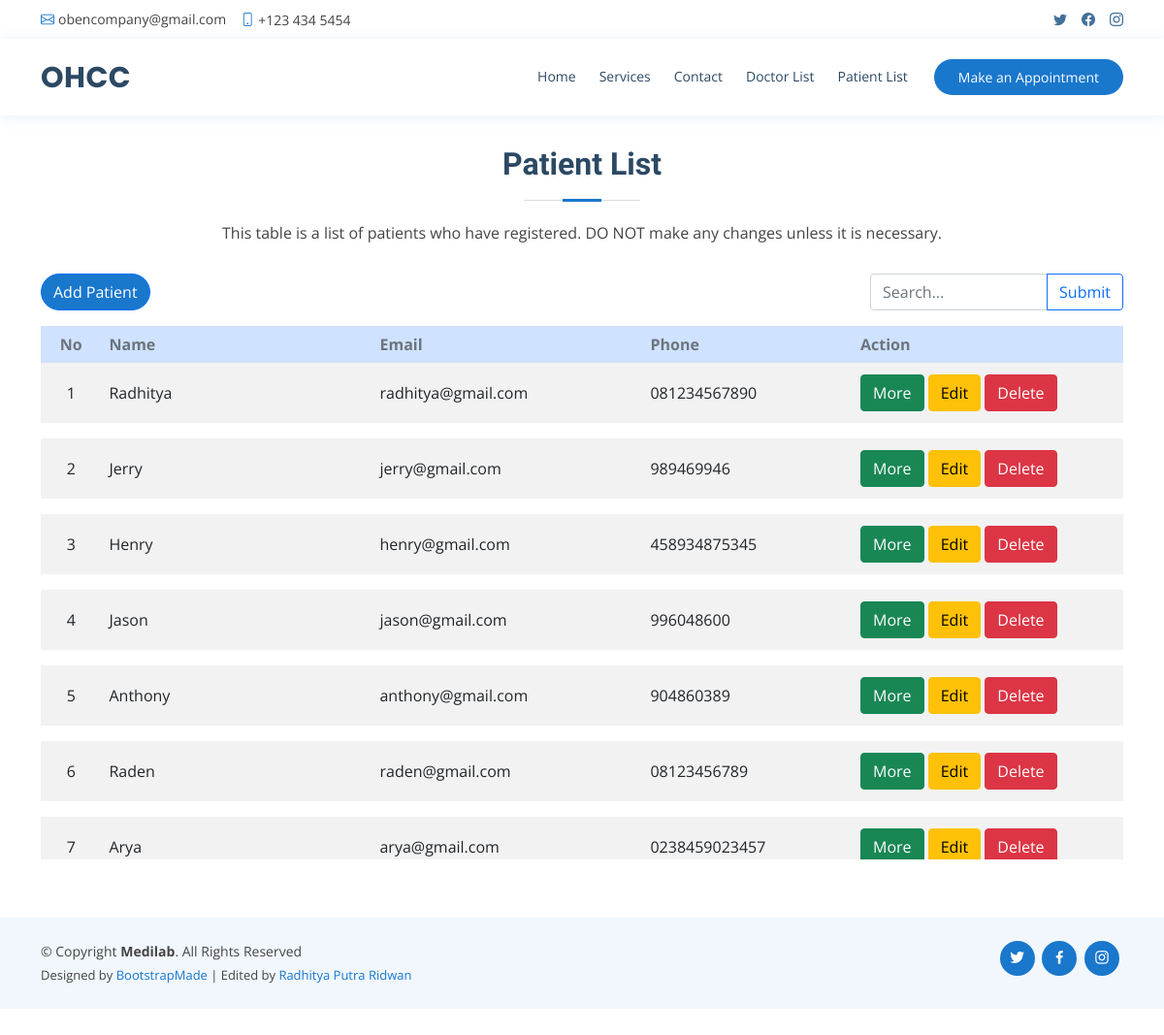
/php/patientlist.php, run on the app's committed database.
### tables this page shows
CREATE TABLE `pasien` (
  `id_pasien` int(11) NOT NULL,
  `nama_pasien` varchar(100) NOT NULL,
  `email_pasien` varchar(100) NOT NULL,
  `password` varchar(255) NOT NULL,
  `telepon_pasien` char(13) NOT NULL,
  `foto_pasien` varchar(255) NOT NULL
);

### db/functions.php (called while the page is built, shortened)
<?php
    function connect() {
        $connect = mysqli_connect('localhost', 'root', '', 'tubes_213040048') or die('FAILED TO CONNECT!!');
        return $connect;
    }
    function query($sql) {
        $connect = connect();
        $result = mysqli_query($connect, $sql) or die(mysqli_error($connect));
        $rows = [];
        while($row = mysqli_fetch_assoc($result)) {
            $rows[] = $row;
        }
        return $rows;
    }

### php/patientlist.php (the view, shortened to what this page needs)
<?php
require '../db/functions.php';
$patient = query("SELECT * FROM pasien");
$no = 1;
?>
<head>
  <link href="../assets/vendor/fontawesome-free/css/all.min.css" rel="stylesheet">
  <link href="../assets/vendor/animate.css/animate.min.css" rel="stylesheet">
  <link href="../assets/vendor/bootstrap/css/bootstrap.min.css" rel="stylesheet">
  <link href="../assets/vendor/bootstrap-icons/bootstrap-icons.css" rel="stylesheet">
  <link href="../assets/vendor/boxicons/css/boxicons.min.css" rel="stylesheet">
  <link href="../assets/vendor/glightbox/css/glightbox.min.css" rel="stylesheet">
  <link href="../assets/vendor/remixicon/remixicon.css" rel="stylesheet">
  <link href="../assets/vendor/swiper/swiper-bundle.min.css" rel="stylesheet">
  <link href="../assets/css/style.css" rel="stylesheet">
</head>
<body>
  <?php
    include_once '../separate/topbar.php';
    include_once '../separate/header.php';
  ?>
  <section id="patient" class="patient">
      <div class="container">
        <div class="section-title">
          <h2>Patient List</h2>
          <p>This table is a list of patients who have registered. DO NOT make any changes unless it is necessary.</p>
        </div>
        <div class="row">
          <div class="col">
            <button class="btn btn-primary rounded-pill" data-bs-toggle="modal" data-bs-target="#addModal">Add Patient</button>
          </div>
          <div class="col-3">
            <form action="" method="POST">
              <div class="input-group mb-3">
                <input type="text" class="form-control" placeholder="Search..." aria-label="Search..." aria-describedby="button-search" name="keyword" id="keyword">
                <button class="btn btn-outline-primary" type="submit" id="button-search" name="submit">Submit</button>
              </div>
            </form>
          </div>
        </div>
        <div class="row">
          <div class="table-responsive-sm table-patient" id="table-ajax">
            <table class="table table-striped table-borderless">
              <thead class="table-primary text-secondary">
                <th class="text-center">No</th>
                <th>Name</th>
                <th>Email</th>
                <th>Phone</th>
                <th colspan="2">Action</th>
              </thead>
              <tbody>
                <?php
                  foreach($patient as $p) :
                ?>
                  <tr class="align-middle">
                    <td class="text-center"><?= $no++; ?></td>
                    <td class="col-3"><?= $p["nama_pasien"]; ?></td>
                    <td class="col-3"><?= $p["email_pasien"]; ?></td>
                    <td><?= $p["telepon_pasien"]; ?></td>
                    <td class="col-3">
                      <button class="btn btn-success my-1" data-bs-toggle="modal" data-bs-target="#historyModal<?= $p['id_pasien']?>">More</button>
                      <button class="btn btn-warning my-1" data-bs-toggle="modal" data-bs-target="#editModal<?= $p['id_pasien']?>">Edit</button>
                      <a href="delete.php?idPatient=<?= $p["id_pasien"]?>" class="btn btn-danger my-1" onclick="return confirm('Are you sure you want to delete it?')">Delete</a>
                    </td>
                </tr>
                <tr>
                  <td>
                  </td>
                </tr>
              <?php endforeach; ?>
              </tbody>
            </table>
          </div>
        </div>
      </div>
    </section>
  <?php include_once '../separate/footer.php' ?>
</body>

### assets/css/style.css (style rules this page uses)
body { font-family: "Open Sans", sans-serif; color: #444444; }
a { color: #1977cc; text-decoration: none; }
h1, h2, h3, h4, h5, h6 { font-family: "Raleway", sans-serif; }
section { padding: 60px 0; overflow: hidden; }
.section-title { text-align: center; padding-bottom: 30px; }
.section-title h2 { font-size: 32px; font-weight: bold; margin-bottom: 20px; padding-bottom: 20px; position: relative; color: #2c4964; }
.section-title h2::before { content: ""; position: absolute; display: block; width: 120px; height: 1px; background: #ddd; bottom: 1px; left: calc(50% - 60px); }
.section-title h2::after { content: ""; position: absolute; display: block; width: 40px; height: 3px; background: #1977cc; bottom: 0; left: calc(50% - 20px); }
.section-title p { margin-bottom: 0; }
.patient, .admin, .doctor { padding-top: 150px; }
.table-patient, .table-admin, .table-doctor { height: 550px; overflow: auto; }
.btn-primary { background-color: #1977cc !important; }

### data on the page
pasien: nama_pasien "Radhitya", email_pasien "radhitya@gmail.com", telepon_pasien "081234567890"
pasien: nama_pasien "Jerry", email_pasien "jerry@gmail.com", telepon_pasien "989469946"
pasien: nama_pasien "Henry", email_pasien "henry@gmail.com", telepon_pasien "458934875345"
pasien: nama_pasien "Jason", email_pasien "jason@gmail.com", telepon_pasien "996048600"
pasien: nama_pasien "Anthony", email_pasien "anthony@gmail.com", telepon_pasien "904860389"
pasien: nama_pasien "Raden", email_pasien "raden@gmail.com", telepon_pasien "08123456789"
pasien: nama_pasien "Arya", email_pasien "arya@gmail.com", telepon_pasien "0238459023457"
